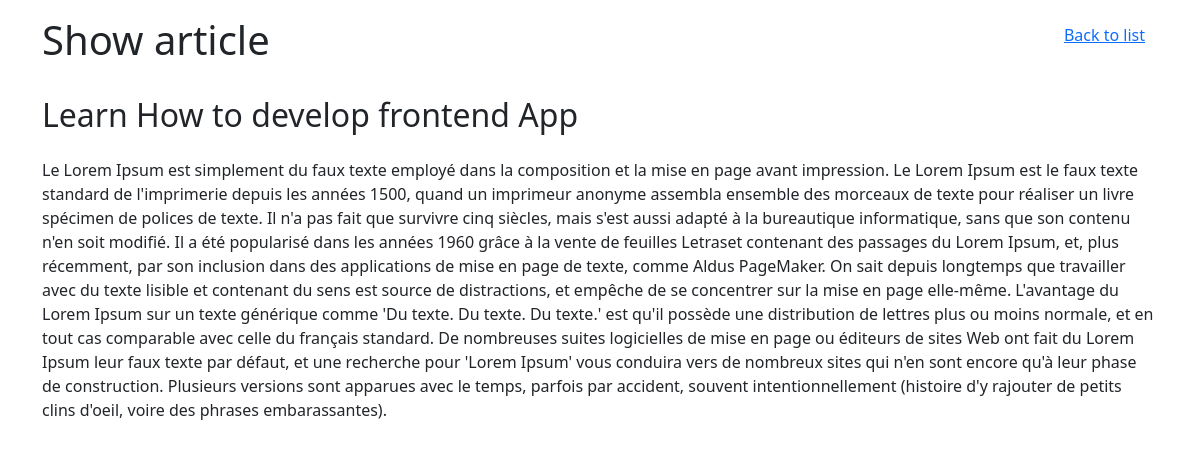
/articles/1/, run on the app's committed database.
### blog/models.py (models this page shows, shortened)
class Article(models.Model):
    title = CharField(max_length=120)
    description = TextField(null=True)
    published = IntegerField(null=True, choices=PUBLISHED)
    category = ForeignKey("Category", null=True, on_delete=models.SET_NULL)
    tags = ManyToManyField("Tag")
    created = DateTimeField(auto_now_add=True)
    updated = DateTimeField(auto_now=True)

### blog/views.py (the view)
# urls.py: path("<int:id>/", views.show, name="show_article"),
def show(request, id):
    article = Article.objects.get(pk=id)
    return render(request, "blog/show.html", {"article": article})

### blog/templates/blog/show.html
{% extends 'base.html' %}
{% block content %}
 <div class="container">
  <div class="row mt-3">
     <div class="col-md-6">
       <h1>Show article</h1>
     </div>
     <div class="col-md-6 text-end">
       <a href="{% url 'list_of_articles' %}" class="btn btn-link">Back to list</a>
     </div>
   </div>
   <div class="row">
     <div class="col-md-12">
       <h2 class="my-4">{{ article.title }}</h2>
       <p class="my-4">{{ article.description }}</p>
     </div>
   </div>
 </div>
{% endblock %}

### data on the page
Article: title "Learn How to develop frontend App", description "Le Lorem Ipsum est simplement du faux texte employé dans la composition et la mise en page avant impression. Le Lorem Ipsum est le faux texte standard de l'imprimerie depuis les années 1500, quand un imprimeur anonyme assembla ensemble des morceaux de texte pour réaliser un livre spécimen de polices de texte. Il n'a pas fait que survivre cinq siècles, mais s'est aussi adapté à la bureautique informatique, sans que son contenu n'en soit modifié. Il a été popularisé dans les années 1960 grâce à la vente de feuilles Letraset contenant des passages du Lorem Ipsum, et, plus récemment, par son inclusion dans des applications de mise en page de texte, comme Aldus PageMaker. On sait depuis…"
